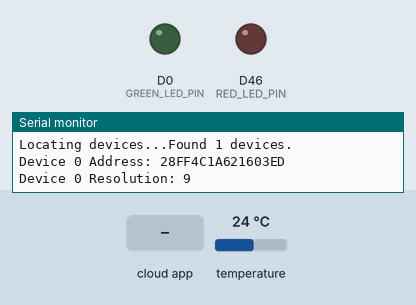
A sketch run on a simulated Arduino Nano ESP32. Parts: output pins drawn as LEDs (lit = HIGH), the last lines printed to the serial monitor. The inputs (shaded band) are chosen by the test bench; at power-on: temperature 24 °C. WiFi joins after 1.5 s; servers stay silent unless stated.

Above: at 2.7 s.
2.8 s: the phone or cloud app sets teaType to green
At 9.7 s:
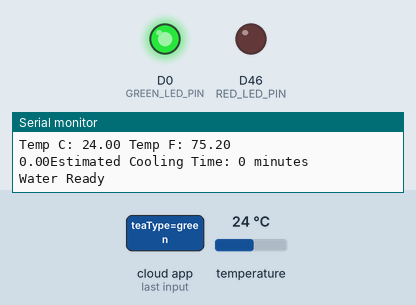
15.4 s: the phone or cloud app sets optimal_temperature to 0
At 21.4 s:
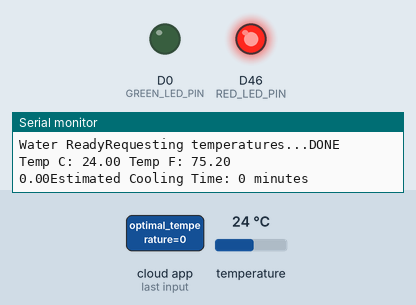
32.7 s: the phone or cloud app sets optimal_temperature to 25
At 37.4 s:
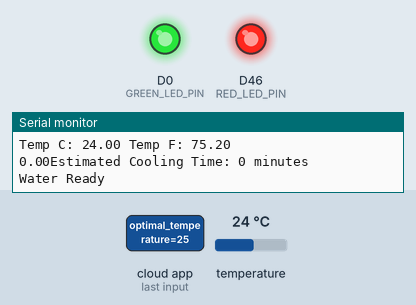
Timing chart, 0 to 39.1 s (numbered marks = the images above; inputs shaded):
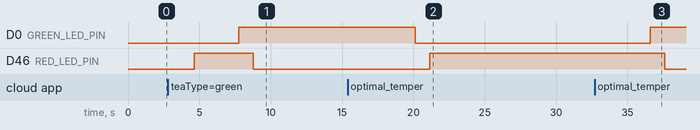

The sketch:

WaterTemp_dec10a.ino
```cpp
#include "arduino_secrets.h"
#include <DallasTemperature.h>
#include <OneWire.h>
/*
  Sketch generated by the Arduino IoT Cloud Thing "Untitled"
  https://create.arduino.cc/cloud/things/d44d2d68-e458-4e0e-a5b9-9639b9a9844e

  Arduino IoT Cloud Variables description

  The following variables are automatically generated and updated when changes are made to the Thing

  String teaType;
  float ambient_temperature;
  float optimal_temperature;
  float water_temperature;
  int cooling_time;
  bool waterReady;
  CloudTime ready_time;
  CloudTime start_time;

  Variables which are marked as READ/WRITE in the Cloud Thing will also have functions
  which are called when their values are changed from the Dashboard.
  These functions are generated with the Thing and added at the end of this sketch.
*/

#include "thingProperties.h"

// Data wire is plugged into port 12 on the Arduino
#define ONE_WIRE_BUS 12

#define RED_LED_PIN 46
#define GREEN_LED_PIN 0

// Setup a oneWire instance to communicate with any OneWire devices (not just Maxim/Dallas temperature ICs)
OneWire oneWire(ONE_WIRE_BUS);

// Pass our oneWire reference to Dallas Temperature.
DallasTemperature sensors(&oneWire);

// arrays to hold device address
DeviceAddress insideThermometer;

//local values to hold temperature
float waterTempLocal;
float coolingConstant = 0.000372;
float coolingtime_insecond;

void setup() {
  // Initialize serial and wait for port to open:
  Serial.begin(9600);
  // This delay gives the chance to wait for a Serial Monitor without blocking if none is found
  delay(1500);

  pinMode(RED_LED_PIN, OUTPUT);
  pinMode(GREEN_LED_PIN, OUTPUT);

  // locate devices on the bus
  Serial.print("Locating devices...");
  sensors.begin();
  Serial.print("Found ");
  Serial.print(sensors.getDeviceCount(), DEC);
  Serial.println(" devices.");

  // Assign address manually. The addresses below will beed to be changed
  // to valid device addresses on your bus. Device address can be retrieved
  // by using either oneWire.search(deviceAddress) or individually via
  // sensors.getAddress(deviceAddress, index)
  // Note that you will need to use your specific address here
  //insideThermometer = { 0x28, 0x1D, 0x39, 0x31, 0x2, 0x0, 0x0, 0xF0 };

  // Method 1:
  // Search for devices on the bus and assign based on an index. Ideally,
  // you would do this to initially discover addresses on the bus and then
  // use those addresses and manually assign them (see above) once you know
  // the devices on your bus (and assuming they don't change).
  if (!sensors.getAddress(insideThermometer, 0)) Serial.println("Unable to find address for Device 0");

  // method 2: search()
  // search() looks for the next device. Returns 1 if a new address has been
  // returned. A zero might mean that the bus is shorted, there are no devices,
  // or you have already retrieved all of them. It might be a good idea to
  // check the CRC to make sure you didn't get garbage. The order is
  // deterministic. You will always get the same devices in the same order
  //
  // Must be called before search()
  //oneWire.reset_search();
  // assigns the first address found to insideThermometer
  //if (!oneWire.search(insideThermometer)) Serial.println("Unable to find address for insideThermometer");

  // show the addresses we found on the bus
  Serial.print("Device 0 Address: ");
  printAddress(insideThermometer);
  Serial.println();

  // set the resolution to 9 bit (Each Dallas/Maxim device is capable of several different resolutions)
  sensors.setResolution(insideThermometer, 9);

  Serial.print("Device 0 Resolution: ");
  Serial.print(sensors.getResolution(insideThermometer), DEC);
  Serial.println();

  // Defined in thingProperties.h
  initProperties();

  // Connect to Arduino IoT Cloud
  ArduinoCloud.begin(ArduinoIoTPreferredConnection);

  /*
     The following function allows you to obtain more information
     related to the state of network and IoT Cloud connection and errors
     the higher number the more granular information you’ll get.
     The default is 0 (only errors).
     Maximum is 4
 */
  setDebugMessageLevel(2);
  ArduinoCloud.printDebugInfo();

  // Set tea type to refresh and not trigger alarm
  teaType = 'refresh';

  digitalWrite(RED_LED_PIN, LOW);
  digitalWrite(GREEN_LED_PIN, LOW);
}

float calculateCoolingTime(float T0, float Ta, float Tf, float k) {
  if (Tf >= T0) {
    return 0.0;  // No cooling needed
  }
  float ratio = (Tf - Ta) / (T0 - Ta);
  if (ratio <= 0) {
    return -1.0;  // Invalid case, target temperature can't be reached
  }
  return -log(ratio) / k;
}

// function to print the temperature for a device
void printTemperature(DeviceAddress deviceAddress)
{
  // method 1 - slower
  //Serial.print("Temp C: ");
  //Serial.print(sensors.getTempC(deviceAddress));
  //Serial.print(" Temp F: ");
  //Serial.print(sensors.getTempF(deviceAddress)); // Makes a second call to getTempC and then converts to Fahrenheit

  // method 2 - faster
  float tempC = sensors.getTempC(deviceAddress);
  if(tempC == DEVICE_DISCONNECTED_C)
  {
    Serial.println("Error: Could not read temperature data");
    return;
  }
  Serial.print("Temp C: ");
  Serial.print(tempC);
  Serial.print(" Temp F: ");
  Serial.println(DallasTemperature::toFahrenheit(tempC)); // Converts tempC to Fahrenheit

  waterTempLocal = tempC;
}

void loop() {
  ArduinoCloud.update();
  // Your code here

  delay(2000);
  // call sensors.requestTemperatures() to issue a global temperature
  // request to all devices on the bus
  Serial.print("Requesting temperatures...");
  sensors.requestTemperatures(); // Send the command to get temperatures
  Serial.println("DONE");

  // It responds almost immediately. Let's print out the data
  printTemperature(insideThermometer); // Use a simple function to print out the data

  water_temperature = waterTempLocal;
  //calaulate cooling time
  Serial.print(ambient_temperature);
  coolingtime_insecond = calculateCoolingTime(water_temperature, ambient_temperature, optimal_temperature, coolingConstant);
  cooling_time = round(coolingtime_insecond / 60);

  if (cooling_time >= 0) {
    Serial.print("Estimated Cooling Time: ");
    Serial.print(cooling_time);
    Serial.println(" minutes");
  } else {
    Serial.println("Target temperature reached.");
  }

  if (water_temperature <= optimal_temperature){
    Serial.print("Water Ready");
    ready_time = ArduinoCloud.getLocalTime();
    waterReady = true;
    digitalWrite(GREEN_LED_PIN, HIGH);  // Turn ON Green LED
    delay(1000);
    digitalWrite(RED_LED_PIN, LOW);     // Turn OFF Red LED
    delay(1000);
  } else {
    waterReady = false;
    digitalWrite(GREEN_LED_PIN, LOW);   // Turn OFF Green LED
    delay(1000);
    digitalWrite(RED_LED_PIN, HIGH);    // Turn ON Red LED
    delay(1000);
  }
}

// function to print a device address
void printAddress(DeviceAddress deviceAddress)
{
  for (uint8_t i = 0; i < 8; i++)
  {
    if (deviceAddress[i] < 16) Serial.print("0");
    Serial.print(deviceAddress[i], HEX);
  }
}

/*
  Since WaterTemperature is READ_WRITE variable, onWaterTemperatureChange() is
  executed every time a new value is received from IoT Cloud.
*/

void onTeaTypeChange(){
  Serial.print("New tea type: ");
  Serial.println(teaType);
  updateOptimalTemperature();
  start_time = ArduinoCloud.getLocalTime();
}

void onWaterTemperatureChange()  {
  // Add your code here to act upon WaterTemperature change
}


/*
  Since WaterReady is READ_WRITE variable, onWaterReadyChange() is
  executed every time a new value is received from IoT Cloud.
*/
void onWaterReadyChange()  {
  // Add your code here to act upon WaterReady change
}

/*
  Since OptimalTemperature is READ_WRITE variable, onOptimalTemperatureChange() is
  executed every time a new value is received from IoT Cloud.
*/
void onOptimalTemperatureChange()  {
  // Add your code here to act upon OptimalTemperature change
}

/*
  Since TeaType is READ_WRITE variable, onTeaTypeChange() is
  executed every time a new value is received from IoT Cloud.
*/
void updateOptimalTemperature()  {
  // Add your code here to act upon TeaType change
  waterReady = false;
  if (teaType == "green"){
    optimal_temperature = 80;
  }else if (teaType == "flower"){
    optimal_temperature = 98;
  }else if (teaType == "black"){
    optimal_temperature = 90;
  }else if (teaType == "jasmine"){
    optimal_temperature = 65;
  }else if (teaType == "refresh"){
    optimal_temperature = -100;
  }
  Serial.print("Optimal Temperature set to: ");
  Serial.print(optimal_temperature);
  Serial.println("°C, ");
  Serial.println(teaType);
}

/*
  Since AmbientTemperature is READ_WRITE variable, onAmbientTemperatureChange() is
  executed every time a new value is received from IoT Cloud.
*/
void onAmbientTemperatureChange()  {
  // Add your code here to act upon AmbientTemperature change
}

/*
  Since CoolingTime is READ_WRITE variable, onCoolingTimeChange() is
  executed every time a new value is received from IoT Cloud.
*/
void onCoolingTimeChange()  {
  // Add your code here to act upon CoolingTime change
}

/*
  Since ReadyTime is READ_WRITE variable, onReadyTimeChange() is
  executed every time a new value is received from IoT Cloud.
*/
void onReadyTimeChange()  {
  // Add your code here to act upon ReadyTime change
}
/*
  Since StartTime is READ_WRITE variable, onStartTimeChange() is
  executed every time a new value is received from IoT Cloud.
*/
void onStartTimeChange()  {
  // Add your code here to act upon StartTime change
}
```

arduino_secrets.h
```cpp
#define SECRET_DEVICE_KEY ""
#define SECRET_OPTIONAL_PASS ""
#define SECRET_SSID ""
```

thingProperties.h
```cpp
// Code generated by Arduino IoT Cloud, DO NOT EDIT.

#include <ArduinoIoTCloud.h>
#include <Arduino_ConnectionHandler.h>

const char DEVICE_LOGIN_NAME[]  = "01d4c084-75c9-4681-ba0c-a10961c2f7c4";

const char SSID[]               = SECRET_SSID;    // Network SSID (name)
const char PASS[]               = SECRET_OPTIONAL_PASS;    // Network password (use for WPA, or use as key for WEP)
const char DEVICE_KEY[]  = SECRET_DEVICE_KEY;    // Secret device password

void onTeaTypeChange();
void onAmbientTemperatureChange();
void onOptimalTemperatureChange();
void onWaterTemperatureChange();
void onCoolingTimeChange();
void onWaterReadyChange();
void onReadyTimeChange();
void onStartTimeChange();

String teaType;
float ambient_temperature;
float optimal_temperature;
float water_temperature;
int cooling_time;
bool waterReady;
CloudTime ready_time;
CloudTime start_time;

void initProperties(){

  ArduinoCloud.setBoardId(DEVICE_LOGIN_NAME);
  ArduinoCloud.setSecretDeviceKey(DEVICE_KEY);
  ArduinoCloud.addProperty(teaType, READWRITE, ON_CHANGE, onTeaTypeChange);
  ArduinoCloud.addProperty(ambient_temperature, READWRITE, 10 * SECONDS, onAmbientTemperatureChange);
  ArduinoCloud.addProperty(optimal_temperature, READWRITE, ON_CHANGE, onOptimalTemperatureChange);
  ArduinoCloud.addProperty(water_temperature, READWRITE, 5 * SECONDS, onWaterTemperatureChange);
  ArduinoCloud.addProperty(cooling_time, READWRITE, 5 * SECONDS, onCoolingTimeChange);
  ArduinoCloud.addProperty(waterReady, READWRITE, ON_CHANGE, onWaterReadyChange);
  ArduinoCloud.addProperty(ready_time, READWRITE, ON_CHANGE, onReadyTimeChange);
  ArduinoCloud.addProperty(start_time, READWRITE, ON_CHANGE, onStartTimeChange);

}

WiFiConnectionHandler ArduinoIoTPreferredConnection(SSID, PASS);
```

Measured:
- after the input at 2.8 s, D0 (GREEN_LED_PIN): LOW → HIGH after 5.0 s
- after the input at 15.4 s, D0 (GREEN_LED_PIN): HIGH → LOW after 4.7 s; D46 (RED_LED_PIN): LOW → HIGH after 5.7 s
- after the input at 32.7 s, D0 (GREEN_LED_PIN): LOW → HIGH after 3.9 s; D46 (RED_LED_PIN): HIGH → LOW after 4.9 s
